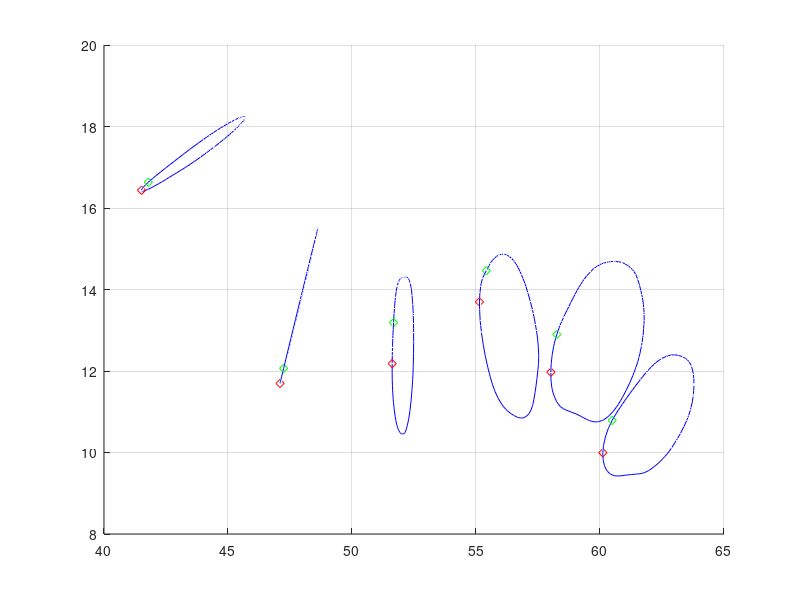

This figure's MATLAB source: (Note: this script raises an error after producing the figure.)
clear all
close all
clc
addpath('C:\Users\Leo\Documents\MATLAB\Add-Ons\Collections\NURBS',...
'C:\Users\Leo\Documents\MATLAB\Add-Ons\Collections\nurbs_toolbox',...
'C:\Users\Leo\Documents\MATLAB\Add-Ons\Collections\My_Function');


load('point_dist_prova.mat')
load('point_coordtg.mat')
load('point_provatg.mat')
%% mettere tutto in senso di percorrenza orario
for i=1:numel(surf_point)
ss=surf_point{i};
vett1=surf_point{i}(40,:)-coordtg(i,:);
vett2=surf_point{i}(80,:)-coordtg(i,:);
veri=[1;0;0]; verj=[0;1;0];  verk=[0;0;1];
prodvett=veri*det([vett1(2) vett1(3);vett2(2) vett2(3)])-...
         verj*det([vett1(1) vett1(3);vett2(1) vett2(3)])+...
         verk*det([vett1(1) vett1(2);vett2(1) vett2(2)]);
tg=Tgsrf(i,:);
prodscal(i)=tg*prodvett;
if prodscal(i)<0  %inverti il senso antior con or
   for j=1:numel(ss)/3
       ssnew(j,:)=ss(end-j+1,:);
   end
   surf_point{i}=ssnew;
end

end
min(prodscal)
%%
for i=1:numel(surf_point)
ss=surf_point{i};
vett1=surf_point{i}(40,:)-coordtg(i,:);
vett2=surf_point{i}(80,:)-coordtg(i,:);
veri=[1;0;0]; verj=[0;1;0];  verk=[0;0;1];
prodvett=veri*det([vett1(2) vett1(3);vett2(2) vett2(3)])-...
         verj*det([vett1(1) vett1(3);vett2(1) vett2(3)])+...
         verk*det([vett1(1) vett1(2);vett2(1) vett2(2)]);
tg=Tgsrf(i,:);
prodscal(i)=tg*prodvett;
% if prodscal<0  %inverti il senso antior con or
%    for j=1:numel(ss)/3
%        ssnew(j,:)=ss(end-j+1,:);
%    end
% end
end
min(prodscal)
%%
figure
hold on
grid on
srfn{1}=surf_point{1};
for k=2:numel(surf_point)
    
srf=surf_point{k};
nel=numel(srf)/3;
df=norm(srf(1,:));
dn=norm(srf(1,:));
far=1;
near=1;
for i=2:nel
     if norm(srf(i,3))>df
         df=norm(srf(i,:));
         far=i;
     end
     if norm(srf(i,:))<dn
         dn=norm(srf(i,:));
         near=i;
     end
end 
clearvars xn yn zn
xn=zeros(nel,1); yn=zeros(nel,1); zn=zeros(nel,1);
if far-near < 0
    xn(1:nel-far+1,1)=srf(far:end,1); yn(1:nel-far+1,1)=srf(far:end,2); zn(1:nel-far+1,1)=srf(far:end,3);
    xn(nel-far+2:end,1)=srf(2:far,1);  yn(nel-far+2:end,1)=srf(2:far,2); zn(nel-far+2:end,1)=srf(2:far,3); 
else
    xn(1:far)=srf(far:-1:1,1); yn(1:far)=srf(far:-1:1,2); zn(1:far)=srf(far:-1:1,3);
    xn(far+1:end,1)=srf(end-1:-1:far,1); yn(far+1:end,1)=srf(end-1:-1:far,2); zn(far+1:end,1)=srf(end-1:-1:far,3); 
end
srfn{k}=[xn yn zn];
% plot3(srf(far,1),srf(far,2),srf(far,3),'rd',srf(far+10,1),srf(far+10,2),srf(far+10,3),'gd')
plot3(xn,yn,zn,'b',xn(1),yn(1),zn(1),'rd',xn(10),yn(10),zn(10),'gd')  %,srf(near,1),srf(near,2),srf(near,3),'bd'
end

%% get coons surface in nurbs structure
for i=1:numel(srfn)
    coons{i}=get_coons(srfn{i},6,2);
end
%%
k=1;
for i = 1:numel(srfn)
    surf_i = coons{i};
    volCoefs(:,:,:,k) = surf_i.coefs;
    k=k+1;
end
%% deg of volume 
d=2;
%% on U direction
n=numel(volCoefs(1,:,1,1));
U=zeros(1,n+d+1); % automatic node creation
U(end-d:end)=1;
mid=numel(U)-2*d-2;
for i=1:mid
    U(i+d+1)=1/(mid+1)*i;
end
%% on V direction
n=numel(volCoefs(1,1,:,1));
V=zeros(1,n+d+1); % automatic node creation
V(end-d:end)=1;
mid=numel(V)-2*d-2;
for i=1:mid
    V(i+d+1)=1/(mid+1)*i;
end
%% on W direction
n=numel(volCoefs(1,1,1,:));
W=zeros(1,n+d+1); % automatic node creation
W(end-d:end)=1;
mid=numel(W)-2*d-2;
for i=1:mid
    W(i+d+1)=1/(mid+1)*i;
end
%%
VOL = nrbmak(volCoefs,{U,V,W});
figure
nrbplot(VOL,[10 10 50]);
